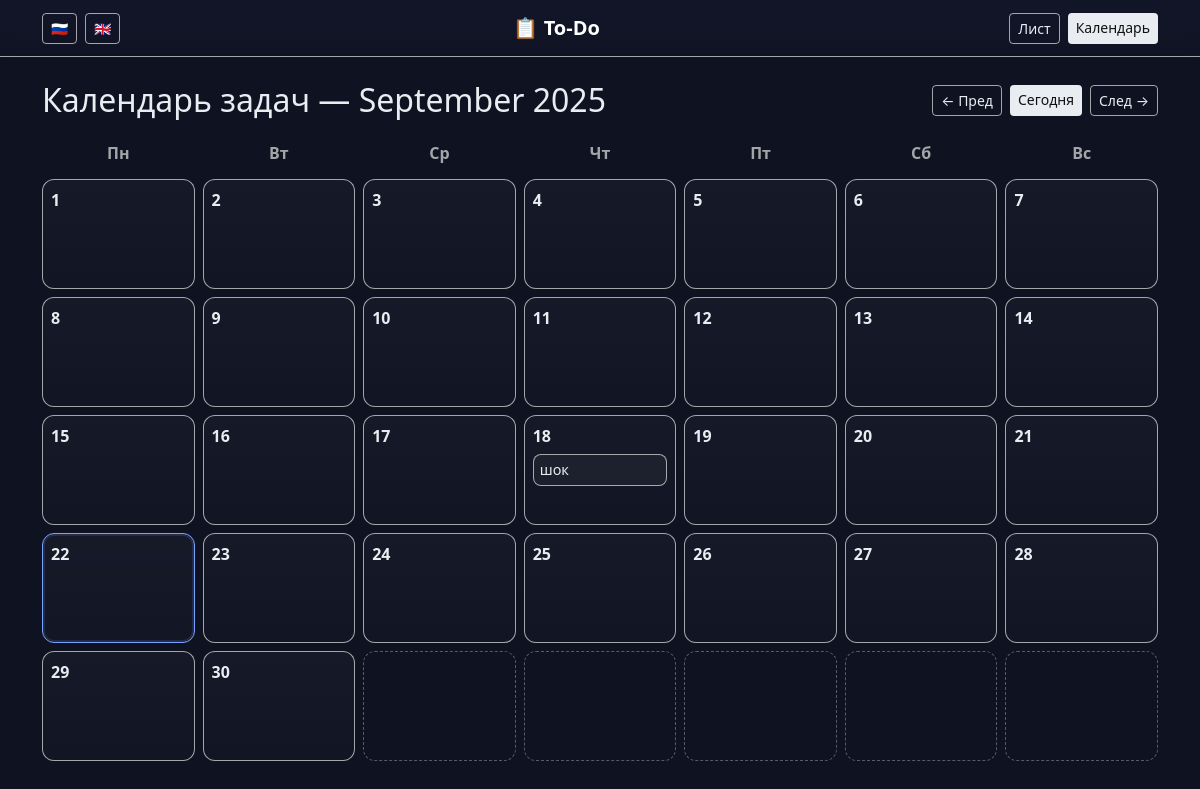
/calendar, run on an earlier commit of the app's database.
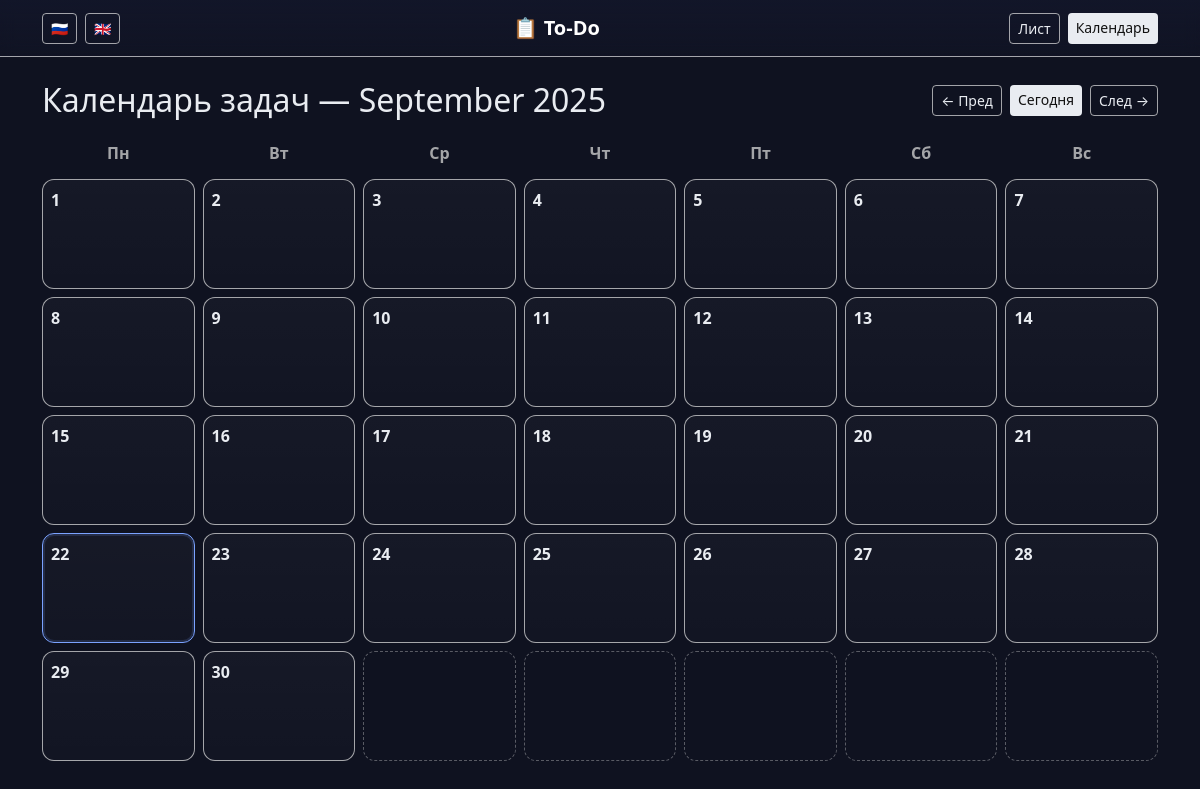
And on a later commit of the database.
### tables this page shows
CREATE TABLE tasks (
            id INTEGER PRIMARY KEY AUTOINCREMENT,
            title TEXT NOT NULL,
            description TEXT,
            due_date TEXT, -- ISO формат YYYY-MM-DD
            complete INTEGER NOT NULL DEFAULT 0,
            created_at TEXT DEFAULT (datetime('now')),
            completed_at TEXT
        );

### app.py (the view)
@app.route("/calendar")
def calendar_view():
    today = date.today()
    year = int(request.args.get("year", today.year))
    month = int(request.args.get("month", today.month))
    month_start = f"{year:04d}-{month:02d}-01"
    _, last_day = pycalendar.monthrange(year, month)
    month_end = f"{year:04d}-{month:02d}-{last_day:02d}"
    conn = get_db_connection()
    rows = conn.execute(
        """
        SELECT * FROM tasks
        WHERE due_date IS NOT NULL
          AND due_date >= ?
          AND due_date <= ?
        ORDER BY due_date ASC, complete ASC
        """,
        (month_start, month_end),
    ).fetchall()
    conn.close()
    by_date = {}
    for r in rows:
        by_date.setdefault(r["due_date"], []).append(r)
    cal = pycalendar.monthcalendar(year, month)  # списки недель, 0 = пустая ячейка
    month_name = pycalendar.month_name[month]
    return render_template(
        "calendar.html",
        cal=cal,
        year=year,
        month=month,
        month_name=month_name,
        by_date=by_date,
        today=today,
    )

### app.py (called while the page is built)
@app.context_processor
def inject_translations():
    lang = request.args.get("lang", "ru")
    return dict(
        t=translations.get(lang, translations["ru"]),
        current_lang=lang
    )

def get_db_connection():
    conn = sqlite3.connect(DB_PATH)
    conn.row_factory = sqlite3.Row
    return conn

### templates/calendar.html
{% extends "base.html" %}
{% block content %}
<div class="d-flex justify-content-between align-items-center mb-3">
  <h2 class="m-0">{{ t["title"] }} — {{ month_name }} {{ year }}</h2>
  <div class="d-flex gap-2">
    <a class="btn btn-outline-light btn-sm"
       href="{{ url_for('calendar_view', year=(month == 1 and year-1 or year), month=(month == 1 and 12 or month-1)) }}">← {{ t["prev"] }}</a>
    <a class="btn btn-light btn-sm"
       href="{{ url_for('calendar_view', year=today.year, month=today.month) }}">{{ t["today"] }}</a>
    <a class="btn btn-outline-light btn-sm"
       href="{{ url_for('calendar_view', year=(month == 12 and year+1 or year), month=(month == 12 and 1 or month+1)) }}">{{ t["next"] }} →</a>
  </div>
</div>
<div class="calendar-grid">
  {% for day in t["weekdays"] %}
    <div class="calendar-head">{{ day }}</div>
  {% endfor %}
  {% for week in cal %}
    {% for day in week %}
      {% if day == 0 %}
        <div class="calendar-cell empty"></div>
      {% else %}
        {% set key = "%04d-%02d-%02d"|format(year, month, day) %}
        {% set items = by_date.get(key, []) %}
        <div class="calendar-cell {% if today.year==year and today.month==month and today.day==day %}today{% endif %}">
          <div class="calendar-day">{{ day }}</div>
          {% for t in items %}
            <div class="calendar-item {% if t.complete %}done{% endif %}">
              {{ t.title }}
            </div>
          {% endfor %}
        </div>
      {% endif %}
    {% endfor %}
  {% endfor %}
</div>
{% endblock %}

What changed in the data, as far as the page shows it:
removed tasks: title "шок"
